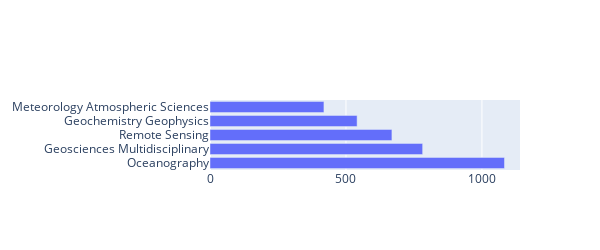

Notebook source saved alongside this figure:
### Code cell
import plotly.graph_objects as go

fig = go.Figure(go.Bar(
            x=value2[0:5],
            y=names2[0:5],
            orientation='h'))
fig.update_layout(height=250,width=600, showlegend=False)
fig.show()

### Figure 1 — Plotly figure (JSON) as saved in the notebook; plotly's stock layout.template omitted (floating-point values rounded to 4 significant figures)
{"data": [{"orientation": "h", "type": "bar", "x": [1083, 782, 669, 541, 419], "y": ["Oceanography", "Geosciences Multidisciplinary", "Remote Sensing", "Geochemistry Geophysics", "Meteorology Atmospheric Sciences"]}], "layout": {"height": 250, "showlegend": false, "width": 600, "xaxis": {"autorange": true, "range": [0, 1140], "type": "linear"}, "yaxis": {"autorange": true, "range": [-0.5, 4.5], "type": "category"}}}
